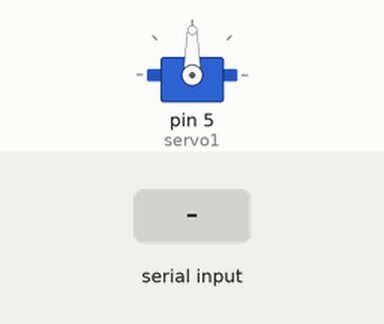
The sketch below on a simulated Arduino Uno, built with avr-gcc and run on an emulated ATmega328P. Parts: servo. The test bench sets the inputs (shaded band).

Above: at 1.2 s.
1.3 s: "a" received over Serial
At 2.5 s:
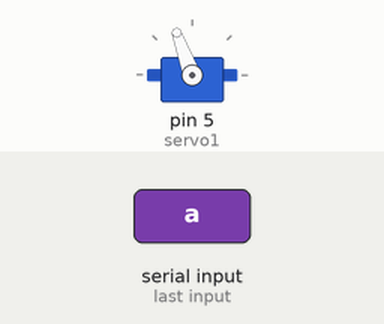
2.8 s: "a" received over Serial
At 3.6 s:
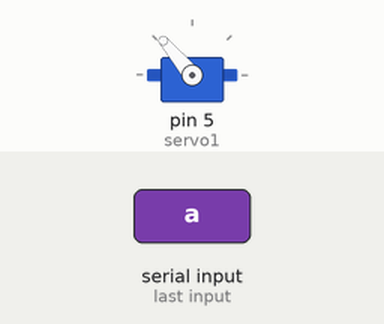
4.3 s: "d" received over Serial
At 4.8 s:
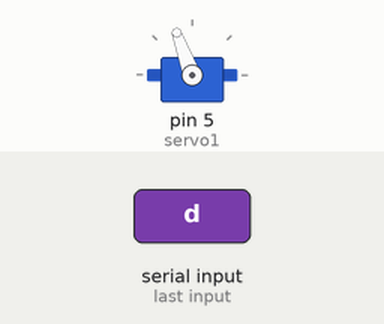
Timing chart, 0 to 7.3 s (numbered marks = the images above; inputs shaded):
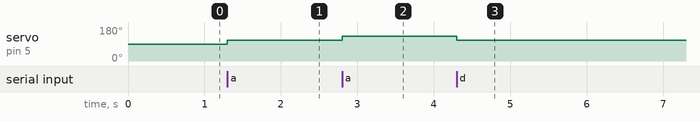

The sketch:

robotclaw.ino
```cpp
/* File: RobotArm.ino
 * Controls a robot arm using keyboard input
 * Please make sure to run KeyPress.pde in Processing to read key input
 * Author: Antony Nguyen & Ysabelle Lam!
 */

#include <Servo.h>

// Declare a value to receive from Serial
char val;

// Declare values for constraints
int lowerConstraint = 10;
int upperConstraint = 170;

// TODO: Declare three servo objects

Servo servo1; //Servos
Servo servo2;
Servo servo3;

// Declare three angles
int bottomArmAngle, middleArmAngle, topArmAngle;

void setup() {

  // TODO: Attach the servos to three pins

  servo1.attach(5);
  //servo2.attach(6);
  //servo3.attach(9);

  // Set the default angle to 90
  bottomArmAngle = middleArmAngle = topArmAngle = 90;

  Serial.begin(9600);
}

void loop() {

  // Constrain the angles to be between certain angles
  bottomArmAngle = constrain(bottomArmAngle, lowerConstraint, upperConstraint);
  //middleArmAngle = constrain(middleArmAngle, lowerConstraint, upperConstraint);
  //topArmAngle = constrain(topArmAngle, lowerConstraint, upperConstraint);

  // Write each servos to the angles

  servo1.write(bottomArmAngle);
 // servo2.write(middleArmAngle);
 // servo3.write(topArmAngle);

  // Read the Serial input into val

  if(Serial.available()) {
    val = Serial.read();
  }

  // Check if the value is equal to keys, incrementing angles by 20 each time

  if (val == 'a'){
      bottomArmAngle+=20;
    }
    else if (val=='d'){
      bottomArmAngle-=20;
    }
    else if (val=='w'){
      middleArmAngle+=20;
    }
    else if (val=='s'){
      middleArmAngle-=20;
    }
    else if (val=='q'){
      topArmAngle+=20;
    }
    else if (val=='e'){
      topArmAngle-=20;
    }


  // Reset the value to 0 after it's read
  val = 0;
}
```

Measured:
- after the input at 1.3 s, servo on pin 5 (servo1): 90° → 110° at once
- after the input at 2.8 s, servo on pin 5 (servo1): 110° → 130° at once
- after the input at 4.3 s, servo on pin 5 (servo1): 130° → 110° at once
